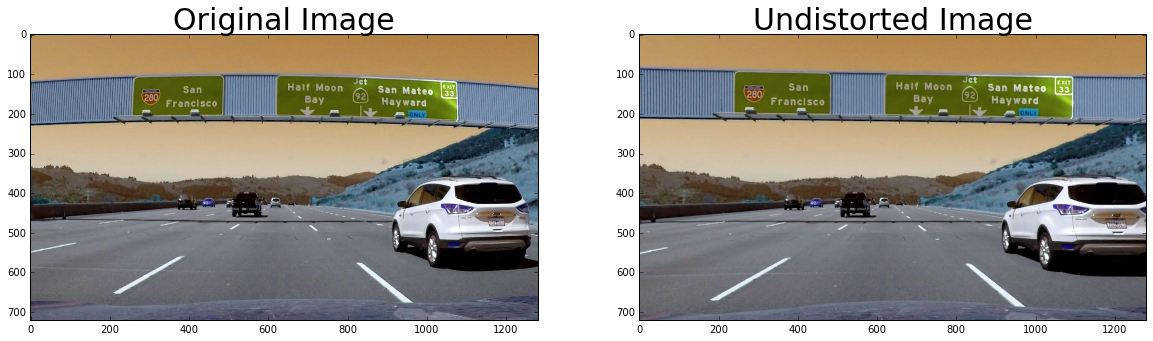
#> input picture ComputerVision/CarND-Adavanced-Lane-P4/test_images/distortion-image.png, 1153 x 341 px, found by its file name; its folder holds only this picture in this run
$ jupyter execute --allow-errors P1.ipynb   (shell and % lines are left out)
#> lines starting #> are read from the running program, lines starting #| are printed output that depends on the picture; after the words box and inside, x2 and y2 are one past the last pixel; in counts of white or black regions, pixels touching at a corner belong together; long printed decimals are rounded
# Self-Driving Car Engineer Nanodegree

## Project: **Finding Lane Lines on the Road**
***
In this project, you will use the tools you learned about in the lesson to identify lane lines on the road.  You can develop your pipeline on a series of individual images, and later apply the result to a video stream (really just a series of images). Check out the video clip "raw-lines-example.mp4" (also contained in this repository) to see what the output should look like after using the helper functions below.

Once you have a result that looks roughly like "raw-lines-example.mp4", you'll need to get creative and try to average and/or extrapolate the line segments you've detected to map out the full extent of the lane lines.  You can see an example of the result you're going for in the video "P1_example.mp4".  Ultimately, you would like to draw just one line for the left side of the lane, and one for the right.

In addition to implementing code, there is a brief writeup to complete. The writeup should be completed in a separate file, which can be either a markdown file or a pdf document. There is a [write up template](https://github.com/udacity/CarND-LaneLines-P1/blob/master/writeup_template.md) that can be used to guide the writing process. Completing both the code in the Ipython notebook and the writeup template will cover all of the [rubric points](https://review.udacity.com/#!/rubrics/322/view) for this project.

---
Let's have a look at our first image called 'test_images/solidWhiteRight.jpg'.  Run the 2 cells below (hit Shift-Enter or the "play" button above) to display the image.

**Note: If, at any point, you encounter frozen display windows or other confounding issues, you can always start again with a clean slate by going to the "Kernel" menu above and selecting "Restart & Clear Output".**

---

**The tools you have are color selection, region of interest selection, grayscaling, Gaussian smoothing, Canny Edge Detection and Hough Tranform line detection.  You  are also free to explore and try other techniques that were not presented in the lesson.  Your goal is piece together a pipeline to detect the line segments in the image, then average/extrapolate them and draw them onto the image for display (as below).  Once you have a working pipeline, try it out on the video stream below.**

---

<figure>

 <figcaption>
 <p></p>
 <p style="text-align: center;"> Your output should look something like this (above) after detecting line segments using the helper functions below </p>
 </figcaption>
</figure>
 <p></p>
<figure>

 <figcaption>
 <p></p>
 <p style="text-align: center;"> Your goal is to connect/average/extrapolate line segments to get output like this</p>
 </figcaption>
</figure>

**Run the cell below to import some packages.  If you get an `import error` for a package you've already installed, try changing your kernel (select the Kernel menu above --> Change Kernel).  Still have problems?  Try relaunching Jupyter Notebook from the terminal prompt.  Also, see [this forum post](https://carnd-forums.udacity.com/cq/viewquestion.action?spaceKey=CAR&id=29496372&questionTitle=finding-lanes---import-cv2-fails-even-though-python-in-the-terminal-window-has-no-problem-with-import-cv2) for more troubleshooting tips.**

## Import Packages

[cell 1]
#importing some useful packages
import matplotlib.pyplot as plt
import matplotlib.image as mpimg
import numpy as np
import cv2

## Read in an Image

#> (a cell that did not finish here is left out)

## Ideas for Lane Detection Pipeline

**Some OpenCV functions (beyond those introduced in the lesson) that might be useful for this project are:**

`cv2.inRange()` for color selection
`cv2.fillPoly()` for regions selection
`cv2.line()` to draw lines on an image given endpoints
`cv2.addWeighted()` to coadd / overlay two images
`cv2.cvtColor()` to grayscale or change color
`cv2.imwrite()` to output images to file
`cv2.bitwise_and()` to apply a mask to an image

**Check out the OpenCV documentation to learn about these and discover even more awesome functionality!**

## Helper Functions

Below are some helper functions to help get you started. They should look familiar from the lesson!

[cell 3]
import math

def grayscale(img):
    """Applies the Grayscale transform
    This will return an image with only one color channel
    but NOTE: to see the returned image as grayscale
    (assuming your grayscaled image is called 'gray')
    you should call plt.imshow(gray, cmap='gray')"""
    #return cv2.cvtColor(img, cv2.COLOR_RGB2GRAY)
    # Or use BGR2GRAY if you read an image with cv2.imread()
    return cv2.cvtColor(img, cv2.COLOR_BGR2GRAY)

def canny(img, low_threshold, high_threshold):
    """Applies the Canny transform"""
    return cv2.Canny(img, low_threshold, high_threshold)

def gaussian_blur(img, kernel_size):
    """Applies a Gaussian Noise kernel"""
    return cv2.GaussianBlur(img, (kernel_size, kernel_size), 0)

# [54 lines left out: functions region_of_interest, hough_lines, weighted_img, not called in this run]

#> (a cell that did not finish here is left out)

[cell 5]
# [19 lines left out: functions intersection_x, draw_linear_regression_line, not called in this run]

[cell 6]
# [27 lines left out: function find_line_fit, not called in this run]

[cell 7]
# [86 lines left out: function draw_lines, not called in this run]

## Test Images

Build your pipeline to work on the images in the directory "test_images"
**You should make sure your pipeline works well on these images before you try the videos.**

[cell 8]
import os
os.listdir("test_images/")

## Build a Lane Finding Pipeline

Build the pipeline and run your solution on all test_images. Make copies into the `test_images_output` directory, and you can use the images in your writeup report.

Try tuning the various parameters, especially the low and high Canny thresholds as well as the Hough lines parameters.

[cell 9]
# TODO: Build your pipeline that will draw lane lines on the test_images
# then save them to the test_images directory.

#> (a cell that did not finish here is left out)

[cell 11]
def read_image(image_path):
    """Reads and returns image."""
#> called with image_path = 'test_images/distortion-image.png'
    return mpimg.imread(image_path)
#> returned value is the input picture: shape (341, 1153, 4) float32; mean R, G, B, A 0.604, 0.589, 0.554, 0.754

# [10 lines left out: function read_image_and_print_dims, not called in this run]

[cell 12]
# Read and save test images to array
test_images = [read_image('test_images/' + i) for i in os.listdir('test_images/')]
#> test_images = 1 item

[cell 13]
# Pipeline

def draw_lane_lines(image):
    """Draw lane lines in white on original image."""
    # Print image details
    # print("image.shape: ", image.shape)
    imshape = image.shape

    # Greyscale image
    greyscaled_image = grayscale(image)
#> in grayscale, `return cv2.cvtColor(img, cv2.COLOR_BGR2GRAY)`:
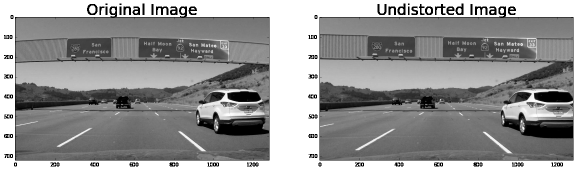
#> returned value: shape (341, 1153) float32 (shown at 1/2 size); min 0, max 1, mean 0.58
    plt.subplot(2,2,1)
    plt.imshow(greyscaled_image, cmap="gray")

    # Gaussian Blur
    blurred_grey_image = gaussian_blur(greyscaled_image, 5)
#> in gaussian_blur, `return cv2.GaussianBlur(img, (kernel_size, kernel_size), 0)`:
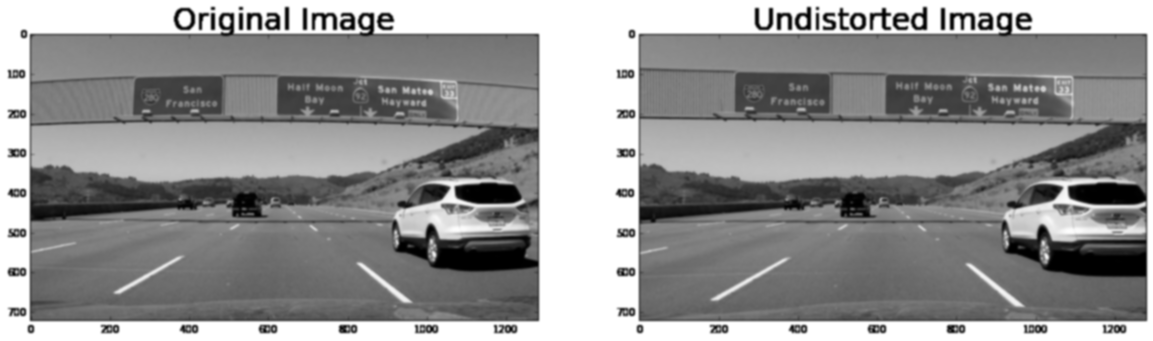
#> returned value: shape (341, 1153) float32; min 0, max 1, mean 0.58

    # Canny edge detection
    edges_image = canny(blurred_grey_image, 50, 150)

    # Mask edges image
    border = 0
    vertices = np.array([[(0,imshape[0]),(465, 320), (475, 320), (imshape[1],imshape[0])]], dtype=np.int32)
    edges_image_with_mask = region_of_interest(edges_image, vertices)
    ## Plot masked edges image
    bw_edges_image_with_mask = cv2.cvtColor(edges_image_with_mask, cv2.COLOR_GRAY2BGR)
    plt.subplot(2,2,2)
    plt.imshow(bw_edges_image_with_mask)

    # Hough lines
    rho = 2 # distance resolution in pixels of the Hough grid
    theta = np.pi/180 # angular resolution in radians of the Hough grid
    threshold = 45     # minimum number of votes (intersections in Hough grid cell)
    min_line_len = 40 #minimum number of pixels making up a line
    max_line_gap = 100    # maximum gap in pixels between connectable line segments
    lines_image = hough_lines(edges_image_with_mask, rho, theta, threshold, min_line_len, max_line_gap)

    # Convert Hough from single channel to RGB to prep for weighted
    # TODO: Have it convert the lines to red, not white.
    hough_rgb_image = cv2.cvtColor(lines_image, cv2.COLOR_GRAY2BGR)
    # hough_rgb_image.dtype: uint8.  Shape: (540,960,3).
    # hough_rgb_image is like [[[0 0 0], [0 0 0],...] [[0 0 0], [0 0 0],...]]
    ## Plot Hough lines image
    plt.subplot(2,2,3)
    plt.imshow(hough_rgb_image)

    # Combine lines image with original image
    final_image = weighted_img(hough_rgb_image, image)
    ## Plot final image
    plt.subplot(2,2,4)
    plt.imshow(final_image)
    return final_image

$ run again, on ComputerVision/CarND-Adavanced-Lane-P4/test_images/test1.jpg
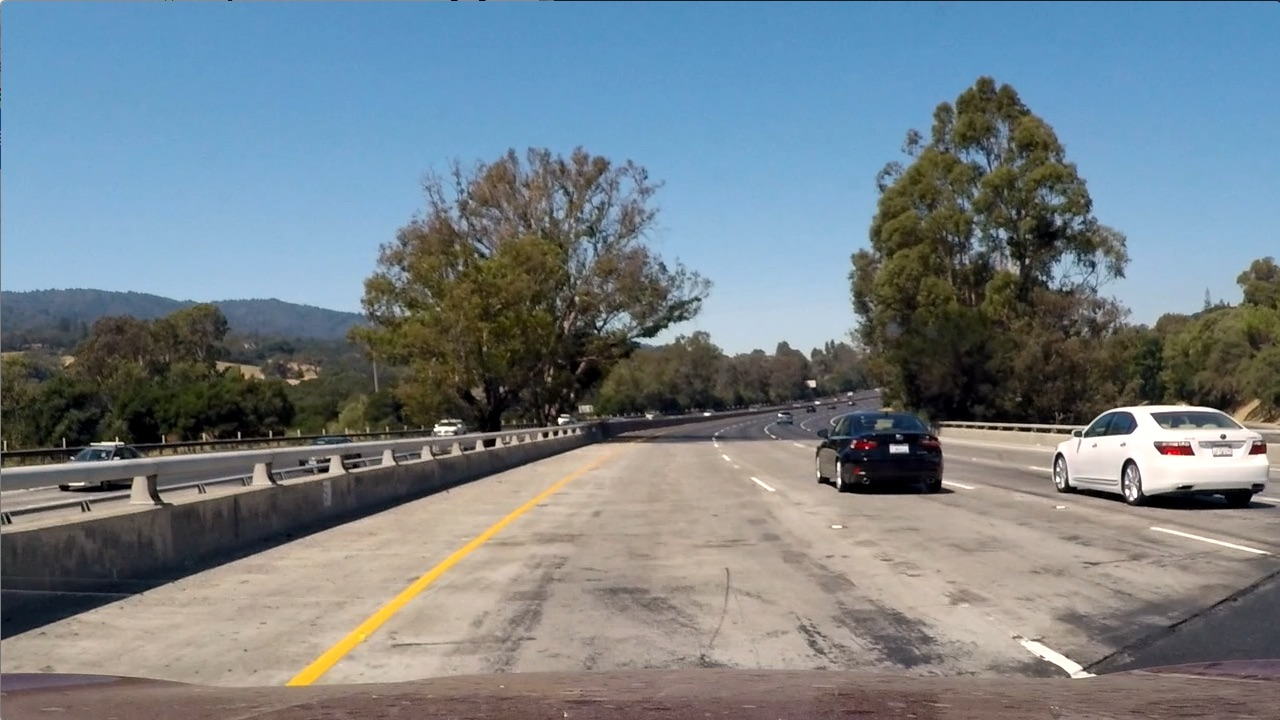
#> input picture ComputerVision/CarND-Adavanced-Lane-P4/test_images/test1.jpg, 1280 x 720 px, found by its file name
#> in read_image, returned value is the input picture: shape (720, 1280, 3); mean R, G, B 117.5, 128.7, 135.5
#> test_images = 1 item
#> mask: shape (720, 1280); 28% white; 1 white region, box (x1, y1, x2, y2) and area: (1, 320, 1279, 720) 258034
#> in region_of_interest, `masked_image = cv2.bitwise_and(img, mask)`:
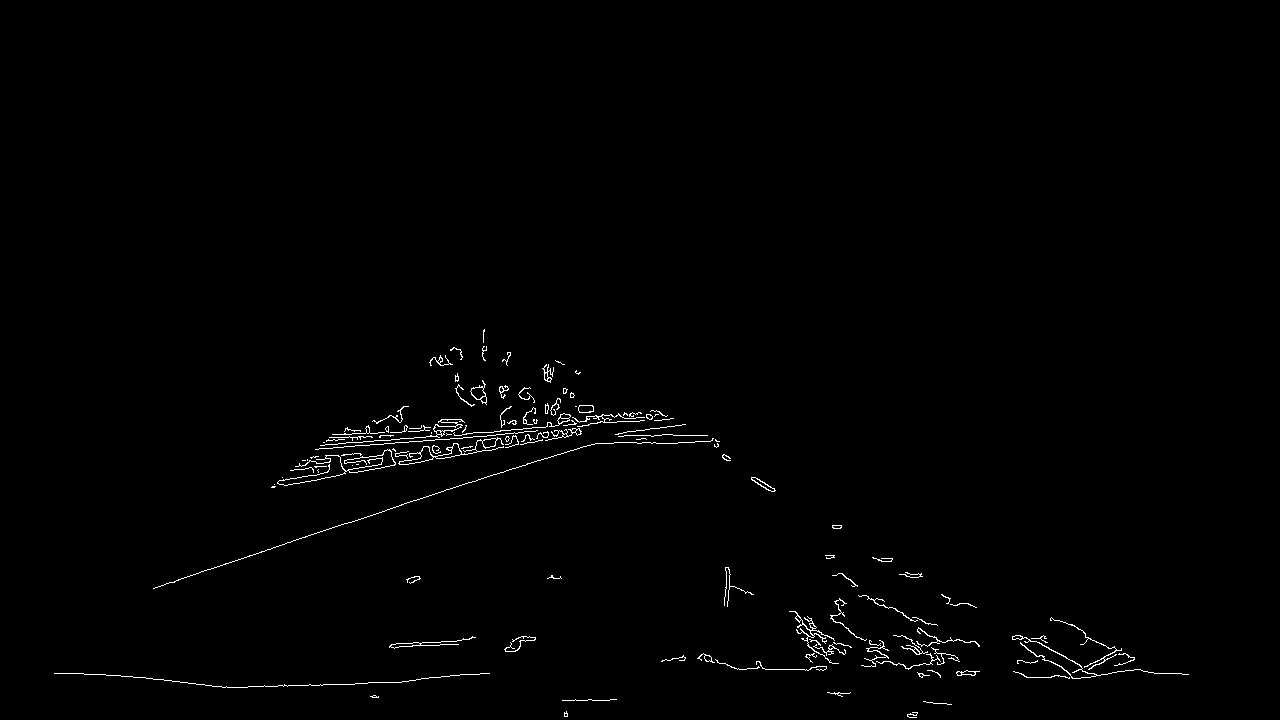
#> masked_image: shape (720, 1280); 0.83% white in thin lines or dots, all inside (x1, y1, x2, y2) = (54, 329, 1189, 718)
#> lines = 110 rows, first 6: [201, 571, 384, 511], [322, 445, 667, 415], [813, 650, 1083, 631], [271, 487, 659, 411], [918, 673, 1181, 673], [329, 437, 662, 414]
#> the loop in draw_lines, `for line in lines:` made 110 passes
#> after the loop in draw_lines, `for line in lines:`: negative_slope_intercept = 51 pairs, first value -0.677 to -0.0177, second value 452.9 to 742.1; negative_slope_points = 102 pairs, first value 190 to 1142, second value 349 to 686; positive_slope_intercept = 48 pairs, first value 0.0146 to 1, second value -269 to 668.3; positive_slope_points = 96 pairs, first value 72 to 1153, second value 330 to 717
#> (printed output is left out)
#> slopes = 48 values, max 1 at index 22, min 0.0146 at index 9, mean 0.401
#> mean_slope = 0.401
#> slope_std = 0.242
#> the loop in find_line_fit, `for pair in slope_intercept:` made 48 passes
#> after the loop in find_line_fit, `for pair in slope_intercept:`: kept_intercepts = 47 values, max 668.3 at index 0, min 4 at index 7, mean 275; kept_slopes = 47 values, max 0.753 at index 27, min 0.0146 at index 9, mean 0.388
#> in find_line_fit, `slope = np.mean(kept_slopes)`: slope = 0.388
#> intercept = 275
#| Slope:  0.3879 Intercept:  275.031
#> pos_coef = 0.388; pos_intercept = 275
#> (printed output is left out)
#> the loop in find_line_fit (call 2), `for pair in slope_intercept:` made 51 passes
#| Slope:  -0.1498 Intercept:  602.649
#> neg_coef = -0.15; neg_intercept = 602.6
#> x = 609.3
#| Coef:  0.3879 Intercept:  275.031 intersection_x:  609.295
#> point_one = (609, 511)
#> in draw_linear_regression_line, `point_two = (imshape[1], int(imshape[1] * coef + intercept))`: point_two = (960, 647)
#| Point one:  (609, 511) Point two:  (960, 647)
#> img: shape (720, 1280); 0.11% white in thin lines or dots, all inside (x1, y1, x2, y2) = (608, 510, 962, 649)
#| Coef:  -0.1498 Intercept:  602.649 intersection_x:  609.295
#| Point one:  (609, 511) Point two:  (0, 602)
#> img: shape (720, 1280); 0.31% white; 1 white region, box (x1, y1, x2, y2) and area: (0, 510, 962, 649) 2837
#> in weighted_img, `return cv2.addWeighted(initial_img, α, img, β, λ)`:
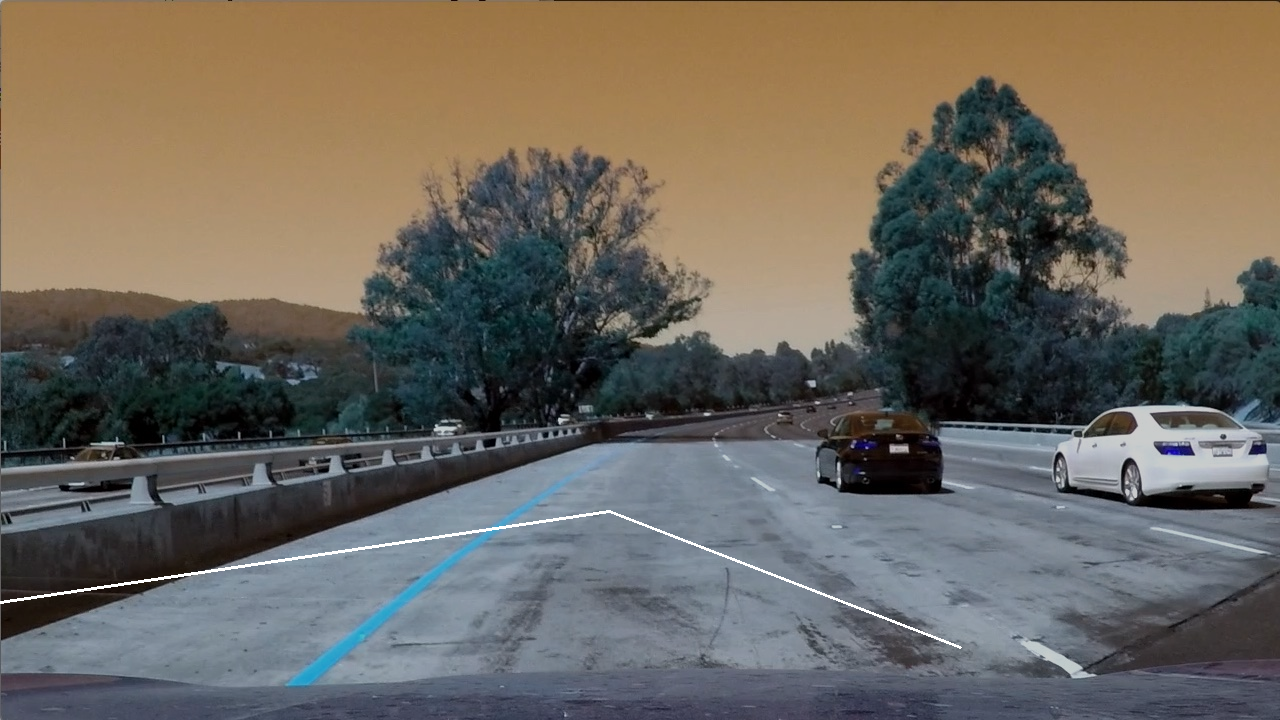
#> returned value: shape (720, 1280, 3); mean of channels 0, 1, 2 94.4, 103.4, 108.9; drawn as B, G, R
#> white_output = 'white.mp4'
